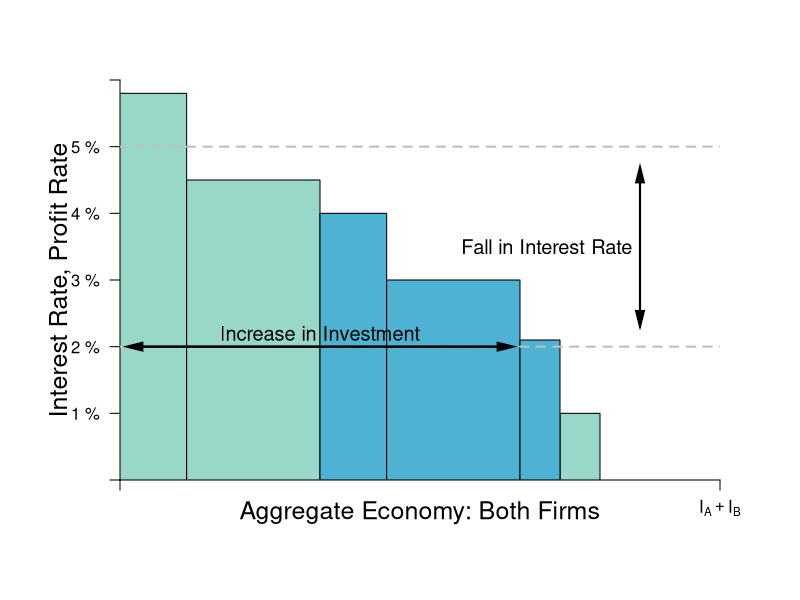

This figure's R source:
# CHANGE COLOR AND TRANSPARENCY OF RECT

require(shape)
pdf(file = "credit/credit_macro_int_B.pdf", width = 9, height = 7)

#Set parameters for graphics
axislabelsize <- 1.5
labelsize <- 1.2
graphlinewidth <- 3
segmentlinewidth <- 2

COL <- c("#7fc97f", "#beaed4", "#fdc086", "#ffff99", "#386cb0", "#f0027f", "#bf5b17", "#666666")
COLA <- c("#e0f3db", "#99d8c9","#66c2a4","#41ae76", "#238b45", "#005824")
COLB <- c("#c6dbef", "#4eb3d3", "#2b8cbe", "#0868ac","#084081")
COLC <- c("#fcfbfd", "#efedf5", "#dadaeb", "#bcbddc", "#9e9ac8", "#807dba", "#6a51a3", "#54278f", "#3f007d")

par(mar =  c(6, 6, 4, 4))

xlims <- c(0, 45)
ylims <- c(0, 30)

npts <- 501 
x <- seq(xlims[1], xlims[2], length.out = npts)
y <- seq(ylims[1], ylims[2], length.out = npts) 
a <- c(46.08, 55, 64)
b <- c(46.08, 55, 64)

plot(0, 0, xlim = xlims, ylim = ylims, type = "n",
     xlab = expression(paste("")),
     ylab = expression(paste("")), 
     xaxt = "n", 
     yaxt = "n", 
     cex.lab = axislabelsize, 
     bty = "n",
     xaxs="i", 
     yaxs="i")

# ticksy <- seq(from = 0, to = ylims[2], by = 2)
# ylabels <- seq(from = 0, to = ylims[2], by = 2)
# ticksx <- seq(from = 0, to = xlims[2], by = 2)
# xlabels <- seq(from = 0, to = xlims[2], by = 2)
ticksy <- c(0, 5, 10, 15, 20, 25, ylims[2])
ylabels <- c(NA, expression(paste("1 %")), expression(paste("2 %")), expression(paste("3 %")), expression(paste("4 %")), expression(paste("5 %")), NA)
ticksx <- c(0, xlims[2])
#ticksx2 <- c(0, 20)
#ticksx3 <- c(25, 45)
xlabels <- c(NA, expression(paste(I[A] + I[B])))


axis(1, at = ticksx, pos = 0, labels = xlabels)
axis(2, at = ticksy, pos = 0, labels = ylabels, las = 1)

npts <- 500 
xx1 <- seq(xlims[1], xlims[2], length.out = npts)

text(-4.5, 0.5*(ylims[2] + ylims[1]), expression(paste("Interest Rate, Profit Rate")), xpd = TRUE, cex = axislabelsize, srt = 90) 
text(0.5*(xlims[2]), -2.5, expression(paste("Aggregate Economy: Both Firms")), xpd = TRUE, cex = axislabelsize) 


# I_A RECT
rect(0, 0, 5, 29,
     col=COLA[2], border=TRUE, lty=1)

rect(5, 0, 15, 22.5,
     col=COLA[2], border=TRUE, lty=1)

rect(33, 0, 36, 5, # width = 3
     col=COLA[2], border=TRUE, lty=1)

# I_B RECT
rect(15, 0, 20, 20, # width = 5
     col=COLB[2], border=TRUE, lty=1)

rect(20, 0, 30, 15, # width = 10
     col=COLB[2], border=TRUE, lty=1)

rect(30, 0, 33, 10.5, # width = 3
     col=COLB[2], border=TRUE, lty=1)


# Segments
segments(0, 10, xlims[2], 10, col = "gray", lty = 2, lwd = segmentlinewidth)
segments(0, 25, xlims[2], 25, col = "gray", lty = 2, lwd = segmentlinewidth)

# Labels
text(32, 17.5, expression(paste("Fall in Interest Rate")), cex = labelsize)
Arrows(39, 12, 39, 23, col = "black", lty = 1, lwd = 2, arr.type = "triangle", arr.lwd = 0.5)
Arrows(39, 23, 39, 12, col = "black", lty = 1, lwd = 2, arr.type = "triangle", arr.lwd = 0.5)

text(15, 11, expression(paste("Increase in Investment")), cex = labelsize)
Arrows(1, 10, 29, 10, col = "black", lty = 1, lwd = 2, arr.type = "triangle", arr.lwd = 0.5)
Arrows(29, 10, 1, 10, col = "black", lty = 1, lwd = 2, arr.type = "triangle", arr.lwd = 0.5)


dev.off()
